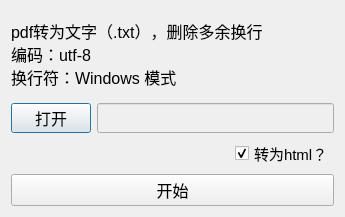
<?xml version="1.0" encoding="UTF-8"?>
<ui version="4.0">
 <class>pdfnewlineremove</class>
 <widget class="QDialog" name="pdfnewlineremove">
  <property name="geometry">
   <rect>
    <x>0</x>
    <y>0</y>
    <width>345</width>
    <height>217</height>
   </rect>
  </property>
  <property name="windowTitle">
   <string>pdf换行去除</string>
  </property>
  <layout class="QGridLayout" name="gridLayout">
   <item row="0" column="0">
    <widget class="QLabel" name="label">
     <property name="font">
      <font>
       <pointsize>12</pointsize>
      </font>
     </property>
     <property name="text">
      <string>pdf转为文字（.txt），删除多余换行
编码：utf-8
换行符：Windows 模式</string>
     </property>
    </widget>
   </item>
   <item row="1" column="0">
    <layout class="QHBoxLayout" name="horizontalLayout">
     <item>
      <widget class="QPushButton" name="btnOpen">
       <property name="minimumSize">
        <size>
         <width>0</width>
         <height>30</height>
        </size>
       </property>
       <property name="font">
        <font>
         <pointsize>12</pointsize>
        </font>
       </property>
       <property name="text">
        <string>打开</string>
       </property>
      </widget>
     </item>
     <item>
      <widget class="QLineEdit" name="lineEditFilePath">
       <property name="enabled">
        <bool>false</bool>
       </property>
       <property name="minimumSize">
        <size>
         <width>0</width>
         <height>30</height>
        </size>
       </property>
       <property name="font">
        <font>
         <pointsize>12</pointsize>
        </font>
       </property>
      </widget>
     </item>
    </layout>
   </item>
   <item row="2" column="0">
    <layout class="QHBoxLayout" name="horizontalLayout_2">
     <item>
      <spacer name="horizontalSpacer">
       <property name="orientation">
        <enum>Qt::Horizontal</enum>
       </property>
       <property name="sizeHint" stdset="0">
        <size>
         <width>148</width>
         <height>20</height>
        </size>
       </property>
      </spacer>
     </item>
     <item>
      <widget class="QCheckBox" name="checkBoxToHtml">
       <property name="font">
        <font>
         <pointsize>11</pointsize>
        </font>
       </property>
       <property name="text">
        <string>转为html？</string>
       </property>
       <property name="checked">
        <bool>true</bool>
       </property>
      </widget>
     </item>
    </layout>
   </item>
   <item row="3" column="0">
    <widget class="QPushButton" name="btnProcess">
     <property name="minimumSize">
      <size>
       <width>0</width>
       <height>30</height>
      </size>
     </property>
     <property name="font">
      <font>
       <pointsize>12</pointsize>
      </font>
     </property>
     <property name="text">
      <string>开始</string>
     </property>
    </widget>
   </item>
  </layout>
 </widget>
 <resources/>
 <connections/>
</ui>
